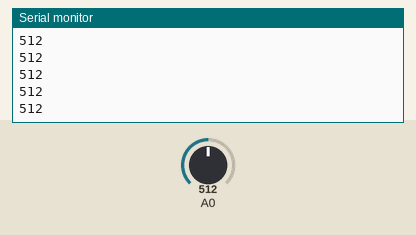
This sketch was run on a simulated Arduino Uno, built with avr-gcc and run on an emulated ATmega328P. Shown: the last lines printed to the serial monitor. The test bench sets the inputs (shaded band); at power-on: A0 = 512.

Above: at 1.2 s.
1.3 s: A0 set to 390
At 1.8 s:
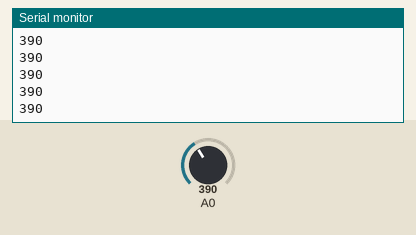
2.8 s: A0 set to 410
At 3.4 s:
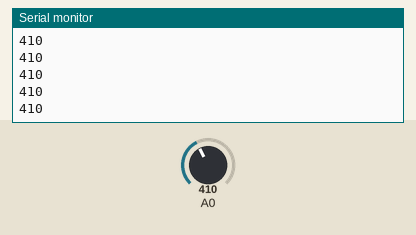
Timing chart, 0 to 5.8 s (numbered marks = the images above; inputs shaded):
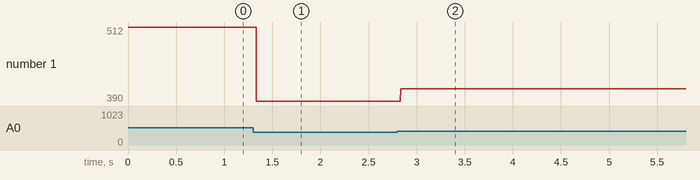

The sketch:

arduino-lightSensor.ino
```cpp
int ledPin = 13;

void setup() {
 Serial.begin(19200);
 pinMode(A0, INPUT);
 //pinMode(ledPin,OUTPUT);
}
void loop() {
 int value;
 value = analogRead(A0);
 Serial.println(value);

//if it is dark, the light is on
if(value < 400){
digitalWrite(ledPin,HIGH);
  }else{
  digitalWrite(ledPin,LOW);
  }
}
```

Measured:
- after the input at 1.3 s, the serial monitor: prints a new line at once (image 1)
- after the input at 2.8 s, the serial monitor: prints a new line at once (image 2)
- plotted number 1: 512 → 390 after the input at 1.3 s, 390 → 410 after the input at 2.8 s
